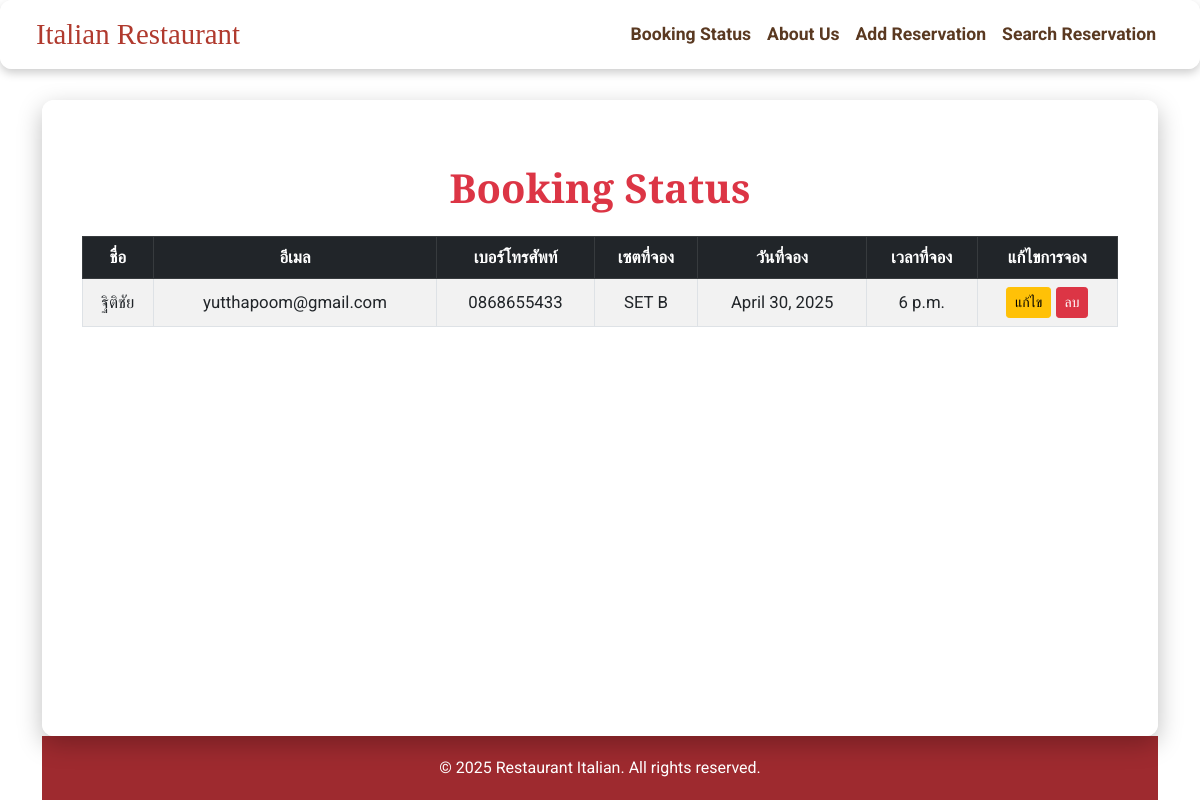
The page / on the database its author committed.
### jod_application/models.py (models this page shows, shortened)
class JodApplication(models.Model):
    STATUS_CHOICES = [
        ('standard', 'ต้องการบริกร 1-2 คน'),
        ('premium', 'ต้องการบริกร 3-4 คน'),
        ('super premium', 'ต้องการบริกร 5-6 คน'),
    ]
    first_name = models.CharField(max_length=100)
    last_name = models.CharField(max_length=100)
    email = models.EmailField()
    phone_number = models.CharField(max_length=15)
    room_type = models.CharField(max_length=100)
    room_size = models.CharField(max_length=100)
    set_food = models.CharField(max_length=100)
    booking_date = models.DateField()
    booking_time = models.TimeField()
    application_status = models.CharField(max_length=30, choices=STATUS_CHOICES, default='waiting')

### jod_application/views.py (the view)
# urls.py: path('', views.home, name='home'),
def home(request):
    applications = JodApplication.objects.all()
    return render(request, 'home.html', {'applications': applications})

### jod_application/templates/home.html (shortened to what this page needs)
{% extends 'base.html' %}
{% load widget_tweaks %}
{% block content %}
<h1 class="my-4 text-center text-danger fw-bold">Booking Status</h1>
<div class="table-responsive fade-in-table">
    <table class="table table-striped table-bordered align-middle text-center">
        <thead class="table-dark">
            <tr>
                <th scope="col">ชื่อ</th>
                <th scope="col">อีเมล</th>
                <th scope="col">เบอร์โทรศัพท์</th>
                <th scope="col">เซตที่จอง</th>
                <th scope="col">วันที่จอง</th>
                <th scope="col">เวลาที่จอง</th>
                <th scope="col">แก้ไขการจอง</th>
            </tr>
        </thead>
        <tbody>
            {% for application in applications %}
            <tr>
                <td>{{ application.first_name }}</td>
                <td>{{ application.email }}</td>
                <td>{{ application.phone_number }}</td>
                <td>{{ application.set_food }}</td>
                <td>{{ application.booking_date }}</td>
                <td>{{ application.booking_time }}</td>
                <td>
                    <a href="{% url 'edit_application' application.pk %}" class="btn btn-warning btn-sm">แก้ไข</a>
                    <a href="{% url 'delete_application' application.pk %}" class="btn btn-danger btn-sm"
                    onclick="return confirm('คุณต้องการลบการจองนี้ใช่หรือไม่?')">ลบ</a>
                </td>
            </tr>
            {% endfor %}
        </tbody>
    </table>
</div>
{% endblock %}

### jod_application/templates/base.html (shortened to what this page needs)
<!DOCTYPE html>
<html lang="th">
<head>
  <link href="https://cdn.jsdelivr.net/npm/bootstrap@5.0.2/dist/css/bootstrap.min.css" rel="stylesheet">
</head>
<body>
  <div class="container">
    <nav class="navbar navbar-expand-sm px-4 fixed-top">
      <div class="container-fluid">
        <a class="navbar-brand" href="/">Italian Restaurant</a>
        <ul class="navbar-nav ms-auto">
          <li class="nav-item">
            <a class="nav-link" href="/">Booking Status</a>
          </li>
          <li class="nav-item">
            <a class="nav-link" href="{% url 'about' %}">About Us</a>
          </li>
          <li class="nav-item">
            <a class="nav-link" href="{% url 'add_application' %}">Add Reservation</a>
          </li>
          <li class="nav-item">
            <a class="nav-link" href="{% url 'search_application' %}">Search Reservation</a>
          </li>
        </ul>
      </div>
    </nav>
    <div class="content">
      {% block content %}{% endblock %}
    </div>
    <footer>
      <p>&copy; 2025 Restaurant Italian. All rights reserved.</p>
    </footer>
  </div>
</body>
</html>

### jod_application/templates/base.html (style rules this page uses)
html, body { height: 100%; margin: 0; display: flex; flex-direction: column; }
body { font-family: 'Roboto', sans-serif; color: #5a3921; overflow-x: hidden; cursor: url('https://cdn.pixabay.com/photo/2021/03/16/11/38/fork-6098512_960_720.png'), auto; animation: fadeIn 1.5s ease-in; }
body::before { content: ""; position: fixed; top: 0; left: 0; width: 100%; height: 100%; background: url('https://cdn.pixabay.com/photo/2016/02/10/13/35/hotel-1191718_1280.jpg') no-repeat center center fixed; background-size: cover; filter: blur(6px) brightness(0.8); z-index: -1; }
.container { flex: 1; display: flex; flex-direction: column; padding-top: 80px; }
.navbar { background-color: rgba(255, 255, 255, 0.85); border-radius: 12px; margin-top: 0; box-shadow: 0 4px 10px rgba(0,0,0,0.2); transition: all 0.4s ease; }
.navbar .nav-link { color: #5a3921 !important; font-weight: bold; padding: 10px 20px; font-size: 1.1rem; transition: all 0.3s ease; border-radius: 8px; }
.navbar-brand { font-family: 'Playfair Display', serif; color: #c0392b; font-size: 1.8rem; }
.content { background-color: rgba(255, 255, 255, 0.95); color: #5a3921; padding: 40px; border-radius: 12px; margin-top: 20px; box-shadow: 0 8px 25px rgba(0, 0, 0, 0.25); position: relative; z-index: 1; font-size: 1.05rem; transition: 0.3s; flex: 1; display: flex; flex-direction: column; }
h1, h2, h3, .navbar-brand { font-family: 'Playfair Display', serif; color: #b03a2e; }
a { text-decoration: none; }
footer { text-align: center; padding: 20px; background-color: #9e2a2f; color: white; transition: background-color 0.3s ease; }
footer p { margin: 0; }

### jod_application/templates/home.html (style rules this page uses)
.fade-in-table { animation: fadeInDown 1.5s ease-out; }

### rows shown on the page
JodApplication: first_name "ฐิติชัย", email "yutthapoom@gmail.com", phone_number "0868655433", set_food "SET B", booking_date "April 30, 2025", booking_time "6 p.m."
